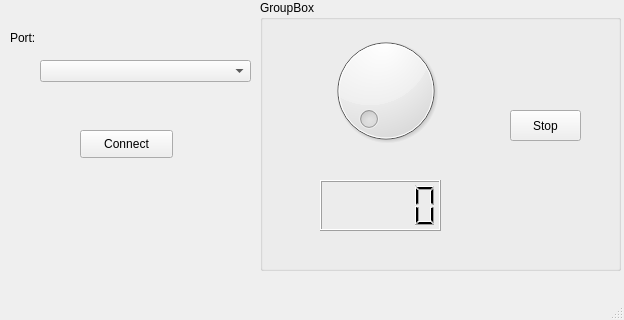
<?xml version="1.0" encoding="UTF-8"?>
<ui version="4.0">
 <class>MainWindow</class>
 <widget class="QMainWindow" name="MainWindow">
  <property name="geometry">
   <rect>
    <x>0</x>
    <y>0</y>
    <width>624</width>
    <height>320</height>
   </rect>
  </property>
  <property name="windowTitle">
   <string>MainWindow</string>
  </property>
  <widget class="QWidget" name="centralwidget">
   <widget class="QGroupBox" name="groupBox">
    <property name="geometry">
     <rect>
      <x>260</x>
      <y>0</y>
      <width>361</width>
      <height>271</height>
     </rect>
    </property>
    <property name="title">
     <string>GroupBox</string>
    </property>
    <widget class="QDial" name="speed_knob">
     <property name="geometry">
      <rect>
       <x>30</x>
       <y>30</y>
       <width>191</width>
       <height>121</height>
      </rect>
     </property>
    </widget>
    <widget class="QLCDNumber" name="speed">
     <property name="geometry">
      <rect>
       <x>60</x>
       <y>180</y>
       <width>121</width>
       <height>51</height>
      </rect>
     </property>
    </widget>
    <widget class="QPushButton" name="stop_button">
     <property name="geometry">
      <rect>
       <x>250</x>
       <y>110</y>
       <width>71</width>
       <height>31</height>
      </rect>
     </property>
     <property name="text">
      <string>Stop</string>
     </property>
    </widget>
   </widget>
   <widget class="QComboBox" name="ports">
    <property name="geometry">
     <rect>
      <x>40</x>
      <y>60</y>
      <width>211</width>
      <height>22</height>
     </rect>
    </property>
    <property name="currentText">
     <string>None</string>
    </property>
    <property name="placeholderText">
     <string>None</string>
    </property>
   </widget>
   <widget class="QPushButton" name="connect_button">
    <property name="geometry">
     <rect>
      <x>80</x>
      <y>130</y>
      <width>93</width>
      <height>28</height>
     </rect>
    </property>
    <property name="text">
     <string>Connect</string>
    </property>
   </widget>
   <widget class="QLabel" name="label">
    <property name="geometry">
     <rect>
      <x>10</x>
      <y>30</y>
      <width>55</width>
      <height>16</height>
     </rect>
    </property>
    <property name="text">
     <string>Port:</string>
    </property>
   </widget>
  </widget>
  <widget class="QMenuBar" name="menubar">
   <property name="geometry">
    <rect>
     <x>0</x>
     <y>0</y>
     <width>624</width>
     <height>25</height>
    </rect>
   </property>
  </widget>
  <widget class="QStatusBar" name="statusbar"/>
 </widget>
 <resources/>
 <connections/>
</ui>
